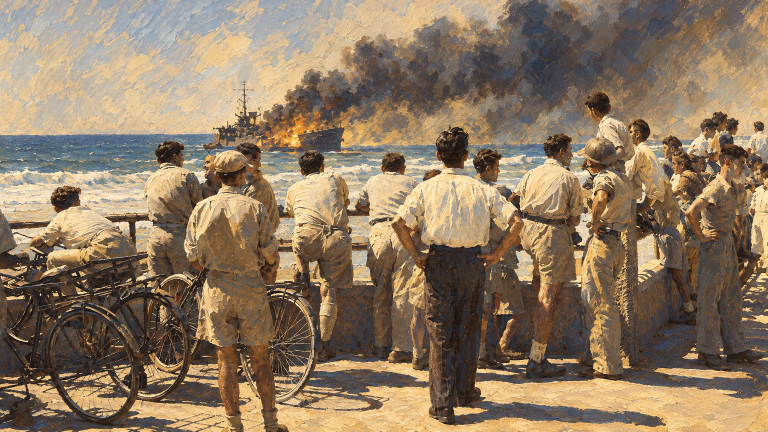
#> input picture game/assets/images/events/evt_1948_altalena.png, 1536 x 864 px, given in place of 01_1948_jaffa_port.png, which was not available (shown at 1/2 size)
$ python prep_inputs.py
#> lines starting #> are read from the running program, lines starting #| are printed output that depends on the picture
"""Crop the source stills to 21:9 (2.333) Seedance inputs. yfrac = vertical centre of the crop (0..1)."""
from PIL import Image
EV = "C:/civ/game/assets/images/events/"
TS = "C:/civ/trailer_shots/"
W = "C:/civ/trailer_v6/src/work/"
jobs = {
    "s01_jaffa_dawn": (TS + "01_1948_jaffa_port.png", 0.5),
    "s03_ship": (EV + "evt_1950_law_of_return.png", 0.45),
    "s04_maabarot": (EV + "evt_1950_maabarot.png", 0.5),
    "s05_ezra": (EV + "evt_1951_ezra_nehemiah.png", 0.45),
    "s06_moses": (EV + "evt_1984_operation_moses.png", 0.5),
    "s07_hula": (EV + "evt_1951_hula_drainage.png", 0.5),
    "s11_water": (EV + "evt_1964_national_water_carrier.png", 0.55),
    "s14_haifa": (TS + "15_2026_haifa.png", 0.5),
    "s15_eilat": (TS + "09_2026_eilat_red_sea.png", 0.5),
    "s16_highway": (EV + "evt_2002_highway_6_opens.png", 0.5),
    "s17_desal": (EV + "evt_2005_ashkelon_desalination.png", 0.5),
    "s18_gas": (EV + "evt_2009_tamar_gas.png", 0.5),
    "s19_shavit": (EV + "evt_1961_shavit2.png", 0.42),
    "s20_beresheet": (EV + "evt_2019_beresheet.png", 0.5),
    "s21_whitecity": (EV + "evt_2003_white_city.png", 0.5),
    "s23_rail": (EV + "evt_2018_jerusalem_tel_aviv_railway.png", 0.5),
    "s30_night": (W + "fr_07_day_night_4.9.png", 0.5),
    "s32_tanks": (EV + "evt_1973_yom_kippur_war.png", 0.5),
    "s35_eurovision": (EV + "evt_2019_eurovision_tel_aviv.png", 0.45),
    "s39_jerusalem": (TS + "14_2026_jerusalem.png", 0.5),
    "s40_galilee": (TS + "06_sea_of_galilee.png", 0.5),
    "s41_dimona_build": (EV + "evt_1957_dimona_reactor.png", 0.5),
    "s42_tlv_golden": ("C:/civ/work_video/tlv_golden.png", 0.5),
}
for name, (src, yf) in jobs.items():
    im = Image.open(src).convert("RGB")
#> im is the input picture: PIL image 1536x864 RGB; mean R, G, B 141.6, 121.4, 97.9
    w, h = im.size
#> w = 1536; h = 864
    ch = round(w / (21 / 9))
#> ch = 658
    y0 = int(min(max(yf * h - ch / 2, 0), h - ch))
#> y0 = 103
    im.crop((0, y0, w, y0 + ch)).save(f"C:/civ/trailer_v6/src/seedance/in/{name}.png")
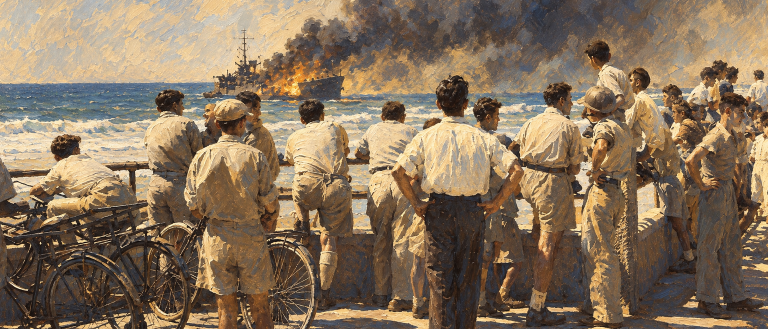
#> saved as s01_jaffa_dawn.png: PIL image 1536x658 RGB (shown at 1/2 size); mean R, G, B 134.9, 114.8, 91.9
    print(name, w, ch)
#| s01_jaffa_dawn 1536 658
#> pass 2 of the loop `for name, (src, yf) in jobs.items():`:
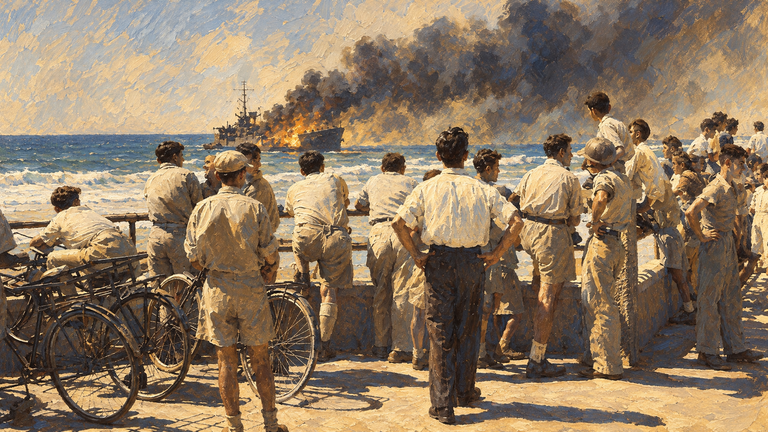
#> input picture game/assets/images/events/evt_1948_altalena_768.png, 768 x 432 px, given in place of evt_1950_law_of_return.png, which was not available
#> im is the input picture: PIL image 768x432 RGB; mean R, G, B 141.6, 121.4, 97.9
#> `im.crop((0, y0, w, y0 + ch)).save(f"C:/civ/trailer_v6/src/seedance/in/..`:
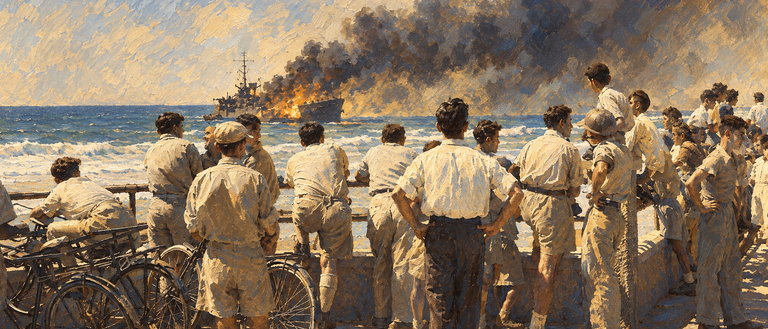
#> saved as s03_ship.png: PIL image 768x329 RGB; mean R, G, B 138.1, 118.4, 95.8
#| s03_ship 768 329
#> (the run stopped early here; a loop or call above may not have finished)
